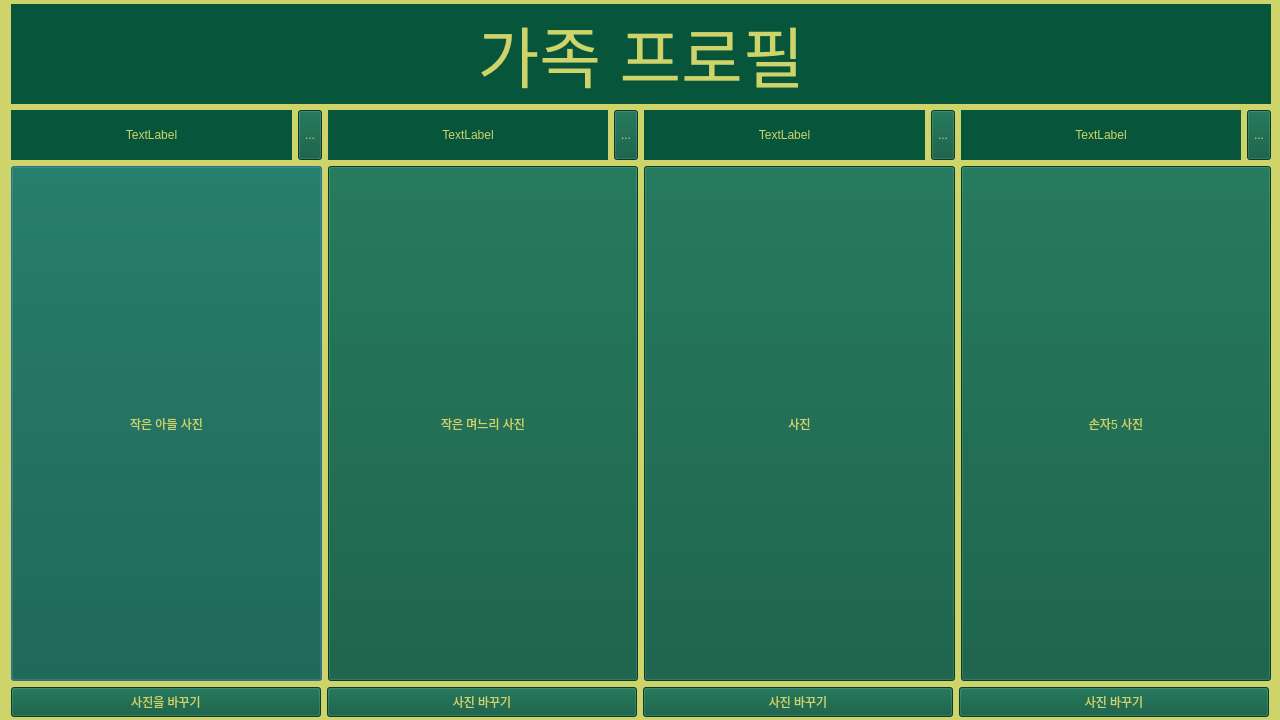
<?xml version="1.0" encoding="UTF-8"?>
<ui version="4.0">
 <class>Dialog</class>
 <widget class="QDialog" name="Dialog">
  <property name="geometry">
   <rect>
    <x>0</x>
    <y>0</y>
    <width>1280</width>
    <height>720</height>
   </rect>
  </property>
  <property name="minimumSize">
   <size>
    <width>1280</width>
    <height>720</height>
   </size>
  </property>
  <property name="windowTitle">
   <string>N2_2</string>
  </property>
  <property name="styleSheet">
   <string notr="true">background-color:rgb(206, 212, 106);
</string>
  </property>
  <widget class="QWidget" name="layoutWidget">
   <property name="geometry">
    <rect>
     <x>9</x>
     <y>4</y>
     <width>1264</width>
     <height>713</height>
    </rect>
   </property>
   <layout class="QGridLayout" name="gridLayout">
    <item row="0" column="0">
     <widget class="QLabel" name="label">
      <property name="minimumSize">
       <size>
        <width>1260</width>
        <height>90</height>
       </size>
      </property>
      <property name="maximumSize">
       <size>
        <width>1260</width>
        <height>16777215</height>
       </size>
      </property>
      <property name="font">
       <font>
        <pointsize>50</pointsize>
       </font>
      </property>
      <property name="styleSheet">
       <string notr="true">background-color: rgb(7, 85, 59);
color:rgb(206, 212, 106);
</string>
      </property>
      <property name="text">
       <string>가족 프로필</string>
      </property>
      <property name="alignment">
       <set>Qt::AlignCenter</set>
      </property>
     </widget>
    </item>
    <item row="1" column="0">
     <layout class="QVBoxLayout" name="verticalLayout">
      <item>
       <layout class="QHBoxLayout" name="horizontalLayout">
        <item>
         <widget class="QLabel" name="label_1">
          <property name="minimumSize">
           <size>
            <width>0</width>
            <height>50</height>
           </size>
          </property>
          <property name="styleSheet">
           <string notr="true">background-color: rgb(7, 85, 59);
color:rgb(206, 212, 106);
</string>
          </property>
          <property name="text">
           <string>TextLabel</string>
          </property>
          <property name="alignment">
           <set>Qt::AlignCenter</set>
          </property>
         </widget>
        </item>
        <item>
         <widget class="QToolButton" name="toolButton">
          <property name="minimumSize">
           <size>
            <width>0</width>
            <height>50</height>
           </size>
          </property>
          <property name="styleSheet">
           <string notr="true">background-color: rgb(7, 85, 59);
color:rgb(206, 212, 106);
</string>
          </property>
          <property name="text">
           <string>...</string>
          </property>
         </widget>
        </item>
        <item>
         <widget class="QLabel" name="label_2">
          <property name="minimumSize">
           <size>
            <width>0</width>
            <height>50</height>
           </size>
          </property>
          <property name="styleSheet">
           <string notr="true">background-color: rgb(7, 85, 59);
color:rgb(206, 212, 106);
</string>
          </property>
          <property name="text">
           <string>TextLabel</string>
          </property>
          <property name="alignment">
           <set>Qt::AlignCenter</set>
          </property>
         </widget>
        </item>
        <item>
         <widget class="QToolButton" name="toolButton_2">
          <property name="minimumSize">
           <size>
            <width>0</width>
            <height>50</height>
           </size>
          </property>
          <property name="styleSheet">
           <string notr="true">background-color: rgb(7, 85, 59);
color:rgb(206, 212, 106);
</string>
          </property>
          <property name="text">
           <string>...</string>
          </property>
         </widget>
        </item>
        <item>
         <widget class="QLabel" name="label_3">
          <property name="minimumSize">
           <size>
            <width>0</width>
            <height>50</height>
           </size>
          </property>
          <property name="styleSheet">
           <string notr="true">background-color: rgb(7, 85, 59);
color:rgb(206, 212, 106);
</string>
          </property>
          <property name="text">
           <string>TextLabel</string>
          </property>
          <property name="alignment">
           <set>Qt::AlignCenter</set>
          </property>
         </widget>
        </item>
        <item>
         <widget class="QToolButton" name="toolButton_3">
          <property name="minimumSize">
           <size>
            <width>0</width>
            <height>50</height>
           </size>
          </property>
          <property name="styleSheet">
           <string notr="true">background-color: rgb(7, 85, 59);
color:rgb(206, 212, 106);
</string>
          </property>
          <property name="text">
           <string>...</string>
          </property>
         </widget>
        </item>
        <item>
         <widget class="QLabel" name="label_4">
          <property name="minimumSize">
           <size>
            <width>0</width>
            <height>50</height>
           </size>
          </property>
          <property name="styleSheet">
           <string notr="true">background-color: rgb(7, 85, 59);
color:rgb(206, 212, 106);
</string>
          </property>
          <property name="text">
           <string>TextLabel</string>
          </property>
          <property name="alignment">
           <set>Qt::AlignCenter</set>
          </property>
         </widget>
        </item>
        <item>
         <widget class="QToolButton" name="toolButton_4">
          <property name="minimumSize">
           <size>
            <width>0</width>
            <height>50</height>
           </size>
          </property>
          <property name="styleSheet">
           <string notr="true">background-color: rgb(7, 85, 59);
color:rgb(206, 212, 106);
</string>
          </property>
          <property name="text">
           <string>...</string>
          </property>
         </widget>
        </item>
       </layout>
      </item>
      <item>
       <layout class="QHBoxLayout" name="horizontalLayout_3">
        <item>
         <widget class="QPushButton" name="btn1">
          <property name="minimumSize">
           <size>
            <width>310</width>
            <height>515</height>
           </size>
          </property>
          <property name="styleSheet">
           <string notr="true">background-color: rgb(7, 85, 59);
color:rgb(206, 212, 106);
</string>
          </property>
          <property name="text">
           <string>작은 아들 사진</string>
          </property>
         </widget>
        </item>
        <item>
         <widget class="QPushButton" name="btn2">
          <property name="minimumSize">
           <size>
            <width>310</width>
            <height>515</height>
           </size>
          </property>
          <property name="styleSheet">
           <string notr="true">background-color: rgb(7, 85, 59);
color:rgb(206, 212, 106);
</string>
          </property>
          <property name="text">
           <string>작은 며느리 사진</string>
          </property>
         </widget>
        </item>
        <item>
         <widget class="QPushButton" name="btn3">
          <property name="minimumSize">
           <size>
            <width>310</width>
            <height>515</height>
           </size>
          </property>
          <property name="styleSheet">
           <string notr="true">background-color: rgb(7, 85, 59);
color:rgb(206, 212, 106);
</string>
          </property>
          <property name="text">
           <string>사진</string>
          </property>
         </widget>
        </item>
        <item>
         <widget class="QPushButton" name="btn4">
          <property name="minimumSize">
           <size>
            <width>310</width>
            <height>515</height>
           </size>
          </property>
          <property name="styleSheet">
           <string notr="true">background-color: rgb(7, 85, 59);
color:rgb(206, 212, 106);
</string>
          </property>
          <property name="text">
           <string>손자5 사진</string>
          </property>
         </widget>
        </item>
       </layout>
      </item>
      <item>
       <layout class="QHBoxLayout" name="horizontalLayout_4">
        <item>
         <widget class="QToolButton" name="pic1">
          <property name="minimumSize">
           <size>
            <width>310</width>
            <height>30</height>
           </size>
          </property>
          <property name="styleSheet">
           <string notr="true">background-color: rgb(7, 85, 59);
color:rgb(206, 212, 106);
</string>
          </property>
          <property name="text">
           <string>사진을 바꾸기</string>
          </property>
         </widget>
        </item>
        <item>
         <widget class="QToolButton" name="pic2">
          <property name="minimumSize">
           <size>
            <width>310</width>
            <height>30</height>
           </size>
          </property>
          <property name="styleSheet">
           <string notr="true">background-color: rgb(7, 85, 59);
color:rgb(206, 212, 106);
</string>
          </property>
          <property name="text">
           <string>사진 바꾸기</string>
          </property>
         </widget>
        </item>
        <item>
         <widget class="QToolButton" name="pic3">
          <property name="minimumSize">
           <size>
            <width>310</width>
            <height>30</height>
           </size>
          </property>
          <property name="styleSheet">
           <string notr="true">background-color: rgb(7, 85, 59);
color:rgb(206, 212, 106);
</string>
          </property>
          <property name="text">
           <string>사진 바꾸기</string>
          </property>
         </widget>
        </item>
        <item>
         <widget class="QToolButton" name="pic4">
          <property name="minimumSize">
           <size>
            <width>310</width>
            <height>30</height>
           </size>
          </property>
          <property name="styleSheet">
           <string notr="true">background-color: rgb(7, 85, 59);
color:rgb(206, 212, 106);
</string>
          </property>
          <property name="text">
           <string>사진 바꾸기</string>
          </property>
         </widget>
        </item>
       </layout>
      </item>
     </layout>
    </item>
   </layout>
  </widget>
 </widget>
 <resources/>
 <connections>
  <connection>
   <sender>btn1</sender>
   <signal>clicked()</signal>
   <receiver>Dialog</receiver>
   <slot>n2_2_Aclick_open()</slot>
   <hints>
    <hint type="sourcelabel">
     <x>273</x>
     <y>577</y>
    </hint>
    <hint type="destinationlabel">
     <x>292</x>
     <y>718</y>
    </hint>
   </hints>
  </connection>
  <connection>
   <sender>btn2</sender>
   <signal>clicked()</signal>
   <receiver>Dialog</receiver>
   <slot>n2_2_Bclick_open()</slot>
   <hints>
    <hint type="sourcelabel">
     <x>556</x>
     <y>624</y>
    </hint>
    <hint type="destinationlabel">
     <x>578</x>
     <y>717</y>
    </hint>
   </hints>
  </connection>
  <connection>
   <sender>btn3</sender>
   <signal>clicked()</signal>
   <receiver>Dialog</receiver>
   <slot>n2_2_Cclick_open()</slot>
   <hints>
    <hint type="sourcelabel">
     <x>859</x>
     <y>511</y>
    </hint>
    <hint type="destinationlabel">
     <x>867</x>
     <y>719</y>
    </hint>
   </hints>
  </connection>
  <connection>
   <sender>btn4</sender>
   <signal>clicked()</signal>
   <receiver>Dialog</receiver>
   <slot>n2_2_Dclick_open()</slot>
   <hints>
    <hint type="sourcelabel">
     <x>1067</x>
     <y>612</y>
    </hint>
    <hint type="destinationlabel">
     <x>1074</x>
     <y>715</y>
    </hint>
   </hints>
  </connection>
  <connection>
   <sender>toolButton</sender>
   <signal>clicked()</signal>
   <receiver>Dialog</receiver>
   <slot>N2_2_AnameMODIFY_click_open()</slot>
   <hints>
    <hint type="sourcelabel">
     <x>305</x>
     <y>132</y>
    </hint>
    <hint type="destinationlabel">
     <x>327</x>
     <y>719</y>
    </hint>
   </hints>
  </connection>
  <connection>
   <sender>toolButton_2</sender>
   <signal>clicked()</signal>
   <receiver>Dialog</receiver>
   <slot>N2_2_BnameMODIFY_click_open()</slot>
   <hints>
    <hint type="sourcelabel">
     <x>631</x>
     <y>142</y>
    </hint>
    <hint type="destinationlabel">
     <x>635</x>
     <y>719</y>
    </hint>
   </hints>
  </connection>
  <connection>
   <sender>toolButton_3</sender>
   <signal>clicked()</signal>
   <receiver>Dialog</receiver>
   <slot>N2_2_CnameMODIFY_click_open()</slot>
   <hints>
    <hint type="sourcelabel">
     <x>937</x>
     <y>123</y>
    </hint>
    <hint type="destinationlabel">
     <x>950</x>
     <y>719</y>
    </hint>
   </hints>
  </connection>
  <connection>
   <sender>toolButton_4</sender>
   <signal>clicked()</signal>
   <receiver>Dialog</receiver>
   <slot>N2_2_DnameMODIFY_click_open()</slot>
   <hints>
    <hint type="sourcelabel">
     <x>1242</x>
     <y>131</y>
    </hint>
    <hint type="destinationlabel">
     <x>1219</x>
     <y>719</y>
    </hint>
   </hints>
  </connection>
 </connections>
 <slots>
  <slot>n2_2_Aclick_open()</slot>
  <slot>n2_2_Bclick_open()</slot>
  <slot>n2_2_Cclick_open()</slot>
  <slot>n2_2_Dclick_open()</slot>
  <slot>slot1()</slot>
  <slot>N2_2_AnameMODIFY_click_open()</slot>
  <slot>N2_2_BnameMODIFY_click_open()</slot>
  <slot>N2_2_CnameMODIFY_click_open()</slot>
  <slot>N2_2_DnameMODIFY_click_open()</slot>
 </slots>
</ui>
